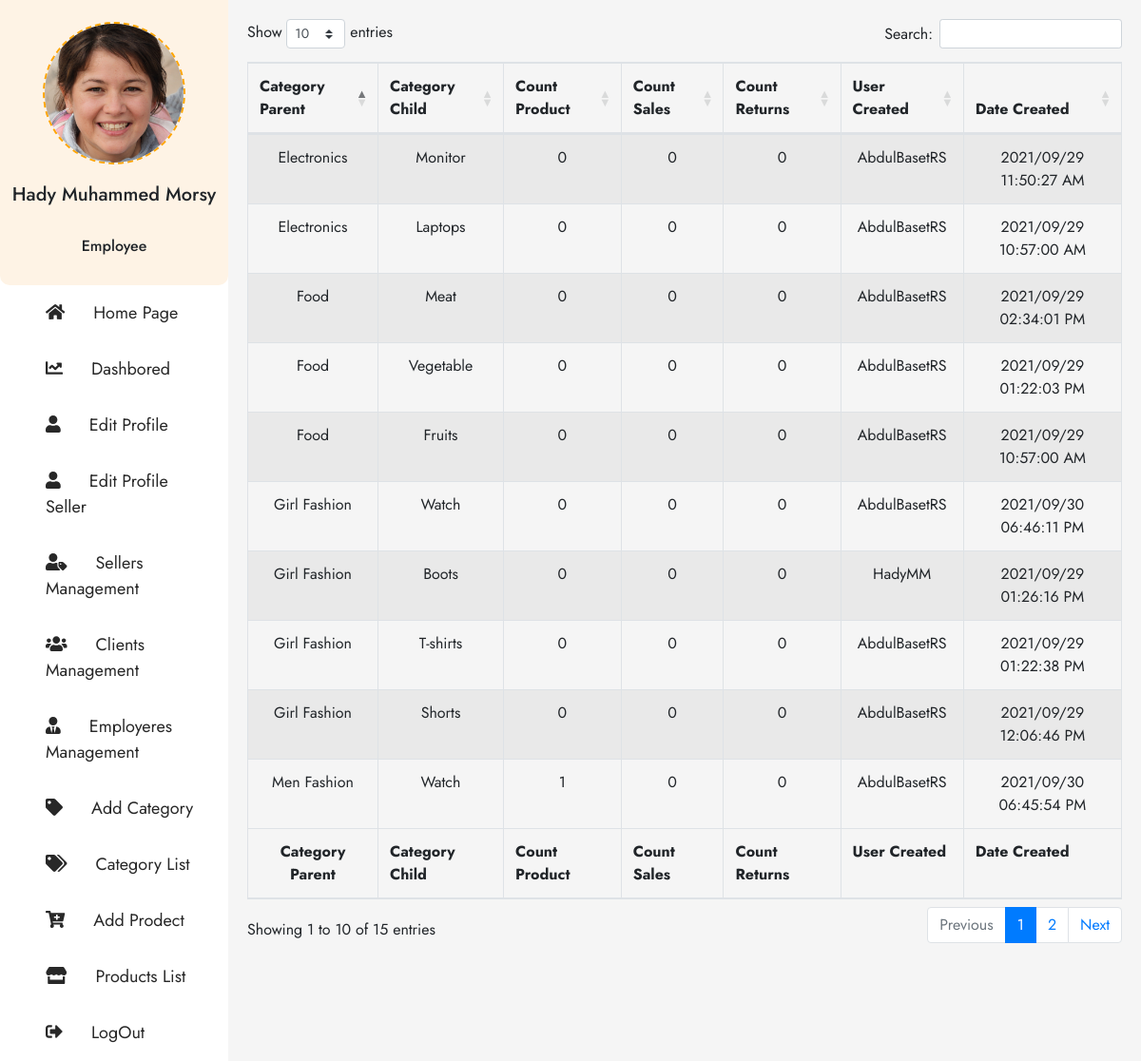
Page /Category-List.php (signed in) on the committed database.
### tables this page shows
CREATE TABLE `ha_category_list` (
  `HA_C_L_ID` bigint(20) UNSIGNED NOT NULL,
  `HA_C_L_Category_Name` varchar(255) NOT NULL,
  `HA_C_L_Parent_ID` varchar(255) NOT NULL,
  `HA_C_L_Status` varchar(255) NOT NULL,
  `HA_C_L_Count_Products` varchar(255) NOT NULL,
  `HA_C_L_Count_Sales` varchar(255) NOT NULL,
  `HA_C_L_Count_Returns` varchar(255) NOT NULL,
  `HA_C_L_Date_Created` varchar(255) NOT NULL,
  `HA_C_L_Time_Created` varchar(255) NOT NULL,
  `HA_C_L_User_ID_Created` varchar(255) NOT NULL
);

CREATE TABLE `ha_users` (
  `HA_U_ID` bigint(20) UNSIGNED NOT NULL,
  `HA_U_Username` varchar(255) NOT NULL,
  `HA_U_Password` varchar(255) NOT NULL,
  `HA_U_User_Status` varchar(255) NOT NULL,
  `HA_U_Last_Login` varchar(255) NOT NULL,
  `HA_U_First_Name` varchar(255) NOT NULL,
  `HA_U_Gender` varchar(255) NOT NULL,
  `HA_U_Second_Name` varchar(255) NOT NULL,
  `HA_U_Last_Name` varchar(255) NOT NULL,
  `HA_U_Country` varchar(255) NOT NULL,
  `HA_U_Email` varchar(255) NOT NULL,
  `HA_U_User_Type` varchar(255) NOT NULL,
  `HA_P_Views` varchar(255) NOT NULL,
  `HA_U_Sales` varchar(255) NOT NULL,
  `HA_U_Purchase` varchar(255) NOT NULL,
  `HA_U_Date_Created` varchar(255) NOT NULL,
  `HA_U_Time_Created` varchar(255) NOT NULL
);

### Datebase/DB_Category_List.php (called while the page is built, shortened)
<?php
    $SQL_Category_List = 'SELECT * FROM ha_category_list WHERE HA_C_L_Status = "Active" AND HA_C_L_Parent_ID != "" ORDER BY HA_C_L_ID DESC ';
    $Result_Category_List = mysqli_query($Connection,$SQL_Category_List);
    $Count_Category_List  = mysqli_num_rows($Result_Category_List);
?>

### Website-Structure/Category-List-Body.php (the view)
<div class="right-All-Clients Dasbored-content">
<table id="example" class="table table-striped table-bordered" style="width:100%;text-align:center;">
        <thead>
            <tr>
                <th>Category Parent</th>
                <th>Category Child</th>
                <th>Count Product</th>
                <th>Count Sales</th>
                <th>Count Returns</th>
                <th>User Created</th>
                <th>Date Created</th>
            </tr>
        </thead>
        <tbody>
            <?php
                if ($Count_Category_List > 0) {
                    while ($Rows = mysqli_fetch_array($Result_Category_List)) {
                        $SQL_Get_Parent_Name = 'SELECT HA_C_L_Category_Name FROM ha_category_list WHERE HA_C_L_ID = "'.$Rows['HA_C_L_Parent_ID'].'"';
                        $Result_Get_Parent_Name = mysqli_query($Connection,$SQL_Get_Parent_Name);
                        $Row_Get_Parent_Name  = mysqli_fetch_array($Result_Get_Parent_Name, MYSQLI_ASSOC);
                        $SQL_Get_Username= 'SELECT HA_U_Username FROM ha_users WHERE HA_U_ID = "'.$Rows['HA_C_L_User_ID_Created'].'"';
                        $Result_Get_Username = mysqli_query($Connection,$SQL_Get_Username);
                        $Row_Get_Username = mysqli_fetch_array($Result_Get_Username, MYSQLI_ASSOC);
                        echo '
                            <tr>
                                <td>'.$Row_Get_Parent_Name['HA_C_L_Category_Name'].'</td>
                                <td>'.$Rows['HA_C_L_Category_Name'].'</td>
                                <td>'.$Rows['HA_C_L_Count_Products'].'</td>
                                <td>'.$Rows['HA_C_L_Count_Sales'].'</td>
                                <td>'.$Rows['HA_C_L_Count_Returns'].'</td>
                                <td>'.$Row_Get_Username['HA_U_Username'].'</td>
                                <td>'.$Rows['HA_C_L_Date_Created'] . ' ' . $Rows['HA_C_L_Time_Created'] . '</td>
                            </tr>
                        ';
                    }
                }
            ?>
        </tbody>
        <tfoot>
            <tr>
                <th>Category Parent</th>
                <th>Category Child</th>
                <th>Count Product</th>
                <th>Count Sales</th>
                <th>Count Returns</th>
                <th>User Created</th>
                <th>Date Created</th>
            </tr>
        </tfoot>
    </table>
</div>

### CSS-Files/H_A.css (style rules this page uses)
body { font-family: 'Jost', sans-serif; font-weight: 400; }
.container-hady .right-All-Clients { flex-basis: 80%; background-color: #f5f5f5; padding: 20px; }
tfoot tr th:first-child { text-align: center; }

### rows in the picture
ha_category_list: ha_category_list.HA_C_L_Category_Name "Girl Fashion", HA_C_L_Category_Name "Watch", HA_C_L_Count_Products "0", HA_C_L_Count_Sales "0", HA_C_L_Count_Returns "0", ha_users.HA_U_Username "AbdulBasetRS", HA_C_L_Date_Created "2021/09/30", HA_C_L_Time_Created "06:46:11 PM"
ha_category_list: ha_category_list.HA_C_L_Category_Name "Men Fashion", HA_C_L_Category_Name "Watch", HA_C_L_Count_Products "1", HA_C_L_Count_Sales "0", HA_C_L_Count_Returns "0", ha_users.HA_U_Username "AbdulBasetRS", HA_C_L_Date_Created "2021/09/30", HA_C_L_Time_Created "06:45:54 PM"
ha_category_list: ha_category_list.HA_C_L_Category_Name "Food", HA_C_L_Category_Name "Meat", HA_C_L_Count_Products "0", HA_C_L_Count_Sales "0", HA_C_L_Count_Returns "0", ha_users.HA_U_Username "AbdulBasetRS", HA_C_L_Date_Created "2021/09/29", HA_C_L_Time_Created "02:34:01 PM"
ha_category_list: ha_category_list.HA_C_L_Category_Name "Girl Fashion", HA_C_L_Category_Name "Boots", HA_C_L_Count_Products "0", HA_C_L_Count_Sales "0", HA_C_L_Count_Returns "0", ha_users.HA_U_Username "HadyMM", HA_C_L_Date_Created "2021/09/29", HA_C_L_Time_Created "01:26:16 PM"
ha_category_list: ha_category_list.HA_C_L_Category_Name "Girl Fashion", HA_C_L_Category_Name "T-shirts", HA_C_L_Count_Products "0", HA_C_L_Count_Sales "0", HA_C_L_Count_Returns "0", ha_users.HA_U_Username "AbdulBasetRS", HA_C_L_Date_Created "2021/09/29", HA_C_L_Time_Created "01:22:38 PM"
ha_category_list: ha_category_list.HA_C_L_Category_Name "Food", HA_C_L_Category_Name "Vegetable", HA_C_L_Count_Products "0", HA_C_L_Count_Sales "0", HA_C_L_Count_Returns "0", ha_users.HA_U_Username "AbdulBasetRS", HA_C_L_Date_Created "2021/09/29", HA_C_L_Time_Created "01:22:03 PM"
ha_category_list: ha_category_list.HA_C_L_Category_Name "Girl Fashion", HA_C_L_Category_Name "Shorts", HA_C_L_Count_Products "0", HA_C_L_Count_Sales "0", HA_C_L_Count_Returns "0", ha_users.HA_U_Username "AbdulBasetRS", HA_C_L_Date_Created "2021/09/29", HA_C_L_Time_Created "12:06:46 PM"
ha_category_list: ha_category_list.HA_C_L_Category_Name "Electronics", HA_C_L_Category_Name "Monitor", HA_C_L_Count_Products "0", HA_C_L_Count_Sales "0", HA_C_L_Count_Returns "0", ha_users.HA_U_Username "AbdulBasetRS", HA_C_L_Date_Created "2021/09/29", HA_C_L_Time_Created "11:50:27 AM"
ha_category_list: ha_category_list.HA_C_L_Category_Name "Electronics", HA_C_L_Category_Name "Laptops", HA_C_L_Count_Products "0", HA_C_L_Count_Sales "0", HA_C_L_Count_Returns "0", ha_users.HA_U_Username "AbdulBasetRS", HA_C_L_Date_Created "2021/09/29", HA_C_L_Time_Created "10:57:00 AM"
ha_category_list: ha_category_list.HA_C_L_Category_Name "Food", HA_C_L_Category_Name "Fruits", HA_C_L_Count_Products "0", HA_C_L_Count_Sales "0", HA_C_L_Count_Returns "0", ha_users.HA_U_Username "AbdulBasetRS", HA_C_L_Date_Created "2021/09/29", HA_C_L_Time_Created "10:57:00 AM"

### other values in the picture
$_SESSION['User_First_Three_Names'] "Hady Muhammed Morsy"
$_SESSION['HA_U_User_Type'] "Employee"
